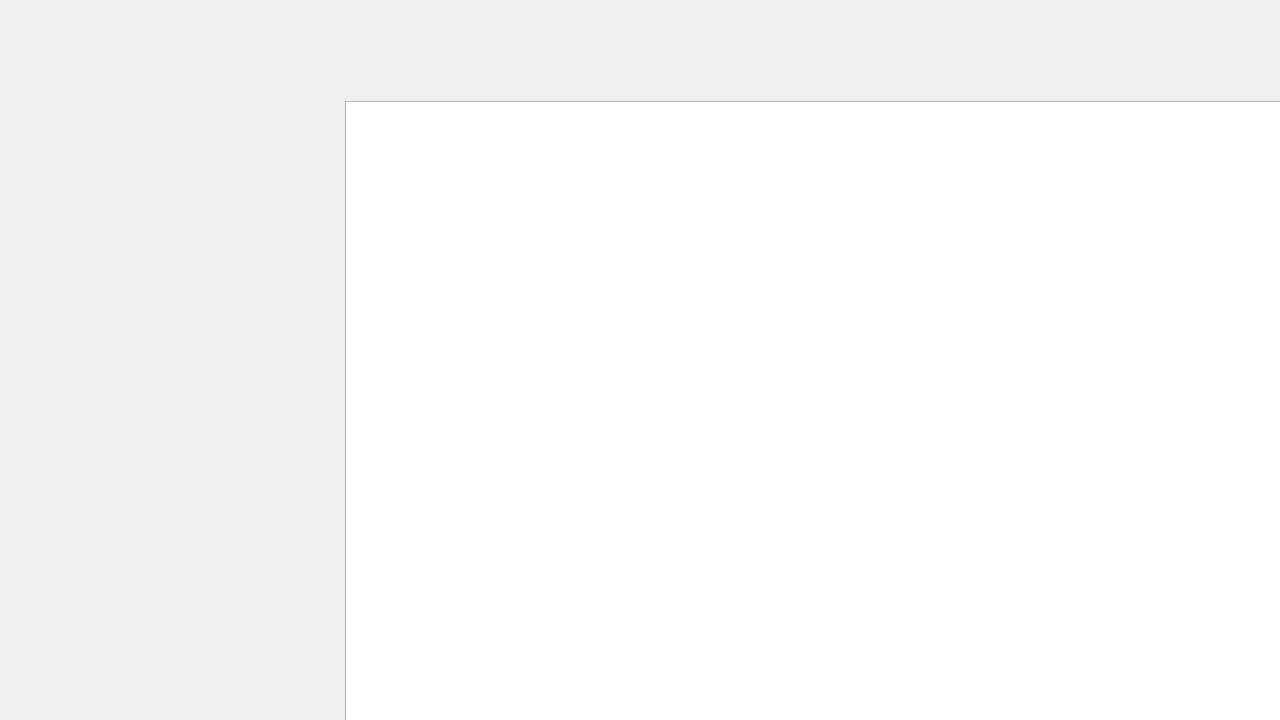
<?xml version="1.0" encoding="UTF-8"?>
<ui version="4.0">
 <class>Form_List</class>
 <widget class="QWidget" name="Form_List">
  <property name="geometry">
   <rect>
    <x>0</x>
    <y>0</y>
    <width>1280</width>
    <height>720</height>
   </rect>
  </property>
  <property name="minimumSize">
   <size>
    <width>1280</width>
    <height>720</height>
   </size>
  </property>
  <property name="maximumSize">
   <size>
    <width>1280</width>
    <height>720</height>
   </size>
  </property>
  <property name="windowTitle">
   <string>Form</string>
  </property>
  <property name="main" stdset="0">
   <string/>
  </property>
  <widget class="QWidget" name="widget" native="true">
   <property name="geometry">
    <rect>
     <x>0</x>
     <y>0</y>
     <width>1280</width>
     <height>731</height>
    </rect>
   </property>
   <property name="styleSheet">
    <string notr="true">QWidget
{
background: url(C:/Users/Roman/Desktop/imagesForApp/Background.png);
background-repeat: repeat;

  height: 500px; /* You must set a specified height */
  background-position: center; /* Center the image */
  background-repeat: no-repeat; /* Do not repeat the image */
  background-size: cover; /* Resize the background image to cover the entire container */
}

</string>
   </property>
   <widget class="QWidget" name="widget_2" native="true">
    <property name="geometry">
     <rect>
      <x>30</x>
      <y>100</y>
      <width>311</width>
      <height>101</height>
     </rect>
    </property>
    <property name="styleSheet">
     <string notr="true">QWidget
{
background: url(C:/Users/Roman/Desktop/imagesForApp/logo.png);
background-repeat: repeat;

  height: 500px; /* You must set a specified height */
  background-position: center; /* Center the image */
  background-repeat: no-repeat; /* Do not repeat the image */
  background-size: cover; /* Resize the background image to cover the entire container */
}

</string>
    </property>
   </widget>
   <widget class="QPushButton" name="pushButton_Sorting">
    <property name="geometry">
     <rect>
      <x>0</x>
      <y>210</y>
      <width>291</width>
      <height>61</height>
     </rect>
    </property>
    <property name="styleSheet">
     <string notr="true">QPushButton#pushButton_Sorting {

	background: url(C:/Users/Roman/Desktop/imagesForApp/sorting_btn.png);
 	background-repeat: repeat-none;
	background-position: middle;
	border-style: outset;
    border-color: beige;
    font: bold 14px;
    min-width: 7em;
    padding: 6px;

}

QPushButton#pushButton_Sorting:hover {
    background: url(C:/Users/Roman/Desktop/imagesForApp/sorting_hover_btn.png); 
	background-repeat: repeat-none;
    border-style: inset;
	background-position: middle;
 }

QPushButton#pushButton_Sorting:pressed {

    background: url(C:/Users/Roman/Desktop/imagesForApp/sorting_pressed_btn.png);
	background-repeat: repeat-none;
	background-position: middle;

}

</string>
    </property>
    <property name="text">
     <string/>
    </property>
   </widget>
   <widget class="QPushButton" name="pushButton_Adding">
    <property name="geometry">
     <rect>
      <x>0</x>
      <y>271</y>
      <width>291</width>
      <height>61</height>
     </rect>
    </property>
    <property name="styleSheet">
     <string notr="true">QPushButton#pushButton_Adding {

	background: url(C:/Users/Roman/Desktop/imagesForApp/adding_btn.png);
 	background-repeat: repeat-none;
	background-position: middle;
	border-style: outset;
    border-color: beige;
    font: bold 14px;
    min-width: 7em;
    padding: 6px;

}

QPushButton#pushButton_Adding:hover {
    background: url(C:/Users/Roman/Desktop/imagesForApp/adding_hover_btn.png); 
	background-repeat: repeat-none;
    border-style: inset;
	background-position: middle;
 }

QPushButton#pushButton_Adding:pressed {

    background: url(C:/Users/Roman/Desktop/imagesForApp/adding_pressed_btn.png);
	background-repeat: repeat-none;
	background-position: middle;

}

</string>
    </property>
    <property name="text">
     <string/>
    </property>
   </widget>
   <widget class="QPushButton" name="pushButton_Outputting">
    <property name="geometry">
     <rect>
      <x>0</x>
      <y>331</y>
      <width>291</width>
      <height>61</height>
     </rect>
    </property>
    <property name="styleSheet">
     <string notr="true">QPushButton#pushButton_Outputting {

	background: url(C:/Users/Roman/Desktop/imagesForApp/outputting_btn.png);
 	background-repeat: repeat-none;
	background-position: middle;
	border-style: outset;
    border-color: beige;
    font: bold 14px;
    min-width: 7em;
    padding: 6px;

}

QPushButton#pushButton_Outputting:hover {
    background: url(C:/Users/Roman/Desktop/imagesForApp/outputting_hover_btn.png); 
	background-repeat: repeat-none;
    border-style: inset;
	background-position: middle;
 }

QPushButton#pushButton_Outputting:pressed {

    background: url(C:/Users/Roman/Desktop/imagesForApp/outputting_pressed_btn.png);
	background-repeat: repeat-none;
	background-position: middle;

}

</string>
    </property>
    <property name="text">
     <string/>
    </property>
   </widget>
   <widget class="QPushButton" name="pushButton_Removing">
    <property name="geometry">
     <rect>
      <x>0</x>
      <y>390</y>
      <width>291</width>
      <height>61</height>
     </rect>
    </property>
    <property name="styleSheet">
     <string notr="true">QPushButton#pushButton_Removing {

	background: url(C:/Users/Roman/Desktop/imagesForApp/removing_btn.png);
 	background-repeat: repeat-none;
	background-position: middle;
	border-style: outset;
    border-color: beige;
    font: bold 14px;
    min-width: 7em;
    padding: 6px;

}

QPushButton#pushButton_Removing:hover {
    background: url(C:/Users/Roman/Desktop/imagesForApp/removing_hover_btn.png); 
	background-repeat: repeat-none;
    border-style: inset;
	background-position: middle;
 }

QPushButton#pushButton_Removing:pressed {

    background: url(C:/Users/Roman/Desktop/imagesForApp/removing_pressed_btn.png);
	background-repeat: repeat-none;
	background-position: middle;

}

</string>
    </property>
    <property name="text">
     <string/>
    </property>
   </widget>
   <widget class="QTableWidget" name="tableWidget">
    <property name="geometry">
     <rect>
      <x>345</x>
      <y>101</y>
      <width>941</width>
      <height>621</height>
     </rect>
    </property>
   </widget>
  </widget>
 </widget>
 <resources/>
 <connections/>
</ui>
